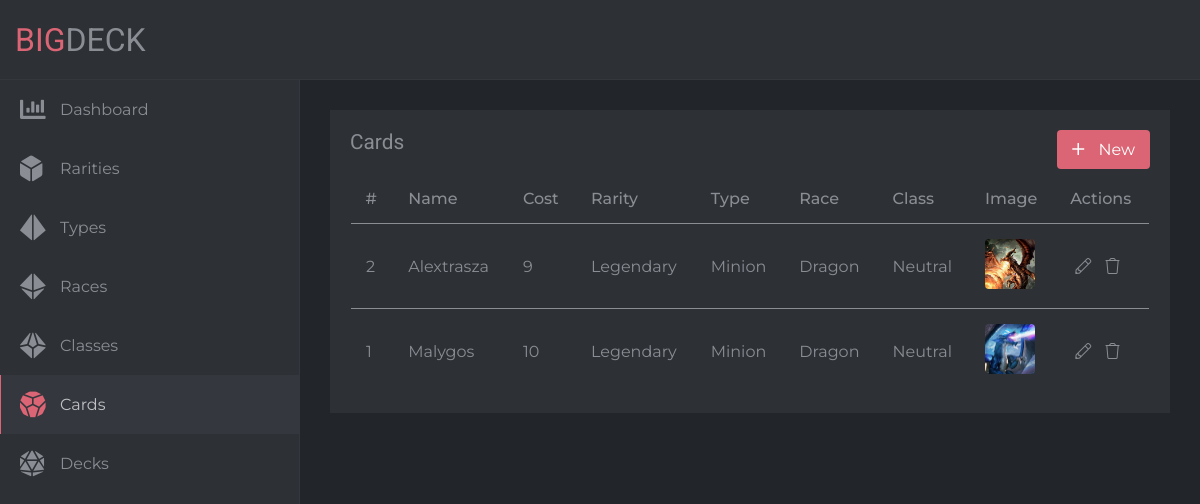
The app's page /website/bigdeck/index.php/cards with its own data.
### tables this page shows
CREATE TABLE `cards` (
  `id` int(11) NOT NULL,
  `name` varchar(255) NOT NULL,
  `cost` int(11) NOT NULL,
  `rarity_id` int(11) NOT NULL,
  `type_id` int(11) NOT NULL,
  `race_id` int(11) NOT NULL,
  `class_id` int(11) NOT NULL,
  `image` varchar(255) NOT NULL
);

CREATE TABLE `rarities` (
  `id` int(11) NOT NULL,
  `name` varchar(255) NOT NULL
);

CREATE TABLE `types` (
  `id` int(11) NOT NULL,
  `name` varchar(255) NOT NULL
);

CREATE TABLE `races` (
  `id` int(11) NOT NULL,
  `name` varchar(255) NOT NULL
);

CREATE TABLE `classes` (
  `id` int(11) NOT NULL,
  `name` varchar(255) NOT NULL
);

### website/bigdeck/application/controllers/Cards.php (called while the page is built, shortened)
<?php
class Cards extends MY_Controller
{
    public function __construct()
    {
        $this->load->model('Cards_model', 'cards');
        $this->load->model('Rarities_model', 'rarities');
        $this->load->model('Types_model', 'types');
        $this->load->model('Races_model', 'races');
        $this->load->model('Classes_model', 'classes');
    }
    public function index()
    {
        $data['cards'] = $this->cards->get();
        $this->load->view('structure/header');
        $this->load->view('cards/index', $data);
        $this->load->view('structure/footer');
    }
}

### website/bigdeck/index.php (called while the page is built, shortened)
<?php
require_once BASEPATH.'core/CodeIgniter.php';

### website/bigdeck/application/models/Cards_model.php (called while the page is built, shortened)
<?php
class Cards_model extends CI_Model
{
    public function get($id = null)
    {
        if ($id) {
            $query = $this->db->select('c.*, r.name AS rarity, t.name AS type, rc.name AS race, cl.name AS class')
            ->from('cards c')
            ->join('rarities r', 'c.rarity_id = r.id', 'LEFT')
            ->join('types t', 'c.type_id = t.id', 'LEFT')
            ->join('races rc', 'c.race_id = rc.id', 'LEFT')
            ->join('classes cl', 'c.class_id = cl.id', 'LEFT')
            ->where('c.id', $id)
            ->get();
            return $query->first_row();
        } else {
            $query = $this->db->select('c.*, r.name AS rarity, t.name AS type, rc.name AS race, cl.name AS class')
            ->from('cards c')
            ->join('rarities r', 'c.rarity_id = r.id', 'LEFT')
            ->join('types t', 'c.type_id = t.id', 'LEFT')
            ->join('races rc', 'c.race_id = rc.id', 'LEFT')
            ->join('classes cl', 'c.class_id = cl.id', 'LEFT')
            ->order_by('c.name', 'ASC')
            ->get();
            return $query->result();
        }
    }
}

### website/bigdeck/application/views/cards/index.php (the view)
<div class="row">
    <div class="col col-12">
        <div class="block primary">
            <div class="col full col-12">
                <div class="col full col-sm-8 col-10">
                    <h1 class="title normal">Cards</h1>
                </div>
                <div class="col full col-sm-4 col-2">
                    <a href="<?php echo base_url('cards/insert'); ?>" class="button icon red text small right">
                        <i class="fal fa-plus"></i>
                        New
                    </a>
                </div>
            </div>
            <table class="small text">
                <tr>
                    <th>#</th>
                    <th>Name</th>
                    <th>Cost</th>
                    <th>Rarity</th>
                    <th>Type</th>
                    <th>Race</th>
                    <th>Class</th>
                    <th>Image</th>
                    <th>Actions</th>
                </tr>
                <?php if ($cards) { ?>
                    <?php foreach ($cards as $card) { ?>
                        <tr>
                            <td><?php echo $card->id; ?></td>
                            <td><?php echo $card->name; ?></td>
                            <td><?php echo $card->cost; ?></td>
                            <td><?php echo $card->rarity; ?></td>
                            <td><?php echo $card->type; ?></td>
                            <td><?php echo $card->race; ?></td>
                            <td><?php echo $card->class; ?></td>
                            <td><img src="<?php echo base_url('assets/upload/images/' . $card->image); ?>" alt="<?php echo $card->name; ?>"></td>
                            <td class="actions">
                                <a href="<?php echo base_url('cards/update/' . $card->id); ?>">
                                    <i class="fal fa-pencil edit"></i>
                                </a>
                                <a href="<?php echo base_url('cards/delete/' . $card->id); ?>">
                                    <i class="fal fa-trash delete"></i>
                                </a>
                            </td>
                        </tr>
                    <?php } ?>
                <?php } else { ?>
                    <tr>
                        <td colspan="8">No data found...</td>
                    </tr>
                <?php } ?>
            </table>
        </div>
    </div>
</div>

### website/bigdeck/application/views/structure/header.php (shortened to what this page needs)
<!DOCTYPE html>
<html lang="en">
<head>
    <link rel="stylesheet"
        href="<?php echo base_url('./assets/css/grid.css'); ?>">
    <link rel="stylesheet"
        href="<?php echo base_url('./assets/css/text.css'); ?>">
    <link rel="stylesheet"
    href="<?php echo base_url('./assets/css/colors.css'); ?>">
    <link rel="stylesheet"
    href="<?php echo base_url('./assets/css/margins.css'); ?>">
    <link rel="stylesheet"
    href="<?php echo base_url('./assets/css/select.css'); ?>">
    <link rel="stylesheet"
    href="<?php echo base_url('./assets/css/style.css'); ?>">
    <link rel="stylesheet"
        href="<?php echo base_url('./assets/css/icons.css'); ?>">
</head>
<body class="secondary">
    <header class="primary">
        <div class="logo">
           <h1 class="title large no-margin"><strong class="text-red">BIG</strong>DECK</h1>
        </div>
        <div class="filler"></div>
    </header>
    <ul class="sidebar primary text small">
        <li class="<?php echo ($this->router->fetch_class() == 'home' ? 'active' : ''); ?>">
            <i class="fas fa-chart-bar medium"></i>
            <a href="<?php echo base_url(''); ?>">Dashboard</a>
        </li>
        <li class="<?php echo ($this->router->fetch_class() == 'rarities' ? 'active' : ''); ?>">
            <i class="fas fa-dice-d6 medium"></i>
            <a href="<?php echo base_url('rarities'); ?>">Rarities</a>
        </li>
        <li class="<?php echo ($this->router->fetch_class() == 'types' ? 'active' : ''); ?>">
            <i class="fas fa-dice-d4 medium"></i>
            <a href="<?php echo base_url('types'); ?>">Types</a>
        </li>
        <li class="<?php echo ($this->router->fetch_class() == 'races' ? 'active' : ''); ?>">
            <i class="fas fa-dice-d8 medium"></i>
            <a href="<?php echo base_url('races'); ?>">Races</a>
        </li>
        <li class="<?php echo ($this->router->fetch_class() == 'classes' ? 'active' : ''); ?>">
            <i class="fas fa-dice-d10 medium"></i>
            <a href="<?php echo base_url('classes'); ?>">Classes</a>
        </li>
        <li class="<?php echo ($this->router->fetch_class() == 'cards' ? 'active' : ''); ?>">
            <i class="fas fa-dice-d12 medium"></i>
            <a href="<?php echo base_url('cards'); ?>">Cards</a>
        </li>
        <li class="<?php echo ($this->router->fetch_class() == 'decks' ? 'active' : ''); ?>">
            <i class="fas fa-dice-d20 medium"></i>
            <a href="<?php echo base_url('decks'); ?>">Decks</a>
        </li>
    </ul>
    <div class="content">

### website/bigdeck/application/views/structure/footer.php (shortened to what this page needs)
</div>
</body>
</html>

### website/bigdeck/assets/css/grid.css (style rules this page uses)
.row { width: 100%; }
.row::after { content: ''; display: table; clear: both; }
.block { padding: 20px; }
.col { float: left; padding: 10px; }
.col.full { padding: 0; }
.col-12 { width: 100%; }
.col-10 { width: 83.33333333%; }
.col-2 { width: 16.66666667%; }

### website/bigdeck/assets/css/text.css (style rules this page uses)
.title, .text { color: #8a8d93; }
.title { font-family: 'Roboto', sans-serif; }
.text { font-family: 'Montserrat', sans-serif; }
h1.title { margin-bottom: 20px; }
h1.title.no-margin { margin-bottom: 0; }
.large { font-size: 2em; }
.medium { font-size: 1.6em; }
.normal { font-size: 1.3em; }
.small { font-size: 1em; }

### website/bigdeck/assets/css/colors.css (style rules this page uses)
.primary { background: #2D3035; }
.secondary { background: #22252A; }
.red { background: #DB6574; }
.text-red { color: #DB6574; }

### website/bigdeck/assets/css/style.css (style rules this page uses)
* { padding: 0; margin: 0; border: 0; outline: 0; color: inherit; text-decoration: none; box-sizing: border-box; -webkit-appearance: none; font: unset; }
.right { float: right; }
h1 strong { font-weight: unset; }
html, body { width: 100%; height: 100%; }
body { min-width: 320px; }
header { width: 100%; height: 80px; display: table; border-bottom: 1px solid #34373d; }
header > div { display: table-cell; vertical-align: middle; }
header .logo { width: 135px; padding: 0 15px; }
.content { width: calc(100% - 300px); padding: 20px; margin-left: 300px; }
.sidebar { width: 300px; height: calc(100% - 80px); max-height: calc(100% - 80px); list-style: none; border-right: 1px solid #34373d; position: absolute; top: 80px; left: 0; overflow-y: auto; }
.sidebar li { width: 100%; position: relative; transition: all .3s ease-in-out; }
.sidebar li.active, .sidebar li:hover { background: #34373D; color: #BFC1C4; }
.sidebar li.active::before { content: ''; height: 100%; position: absolute; left: 0; border-left: 1px solid #DB6574; }
.sidebar li.active i, .sidebar li:hover i { color: #DB6574; }
.sidebar li a { display: block; position: relative; padding: 20px 20px 20px 60px; }
.sidebar li i { position: absolute; top: 50%; left: 20px; transform: translate(0, -50%); transition: all .3s ease-in-out; }
.button { display: inline-block; padding: 10px 15px; border-radius: 4px; color: #FFFFFF; cursor: pointer; }
.button i { margin-right: 10px; }
table { width: 100%; padding: 20px; border-collapse: collapse; }
table tr { border-bottom: 1px solid; transition: background .3s ease-in-out; }
table tr:last-of-type { border-bottom: none; }
table tr th, table tr td { padding: 15px; text-align: left; }
table tr th { font-weight: 500; }
table tr td { transition: all .3s ease-in-out; }
table tr:not(:first-of-type) td:first-of-type { border-left: 1px solid transparent; }
table tr:not(:first-of-type) td:last-of-type { border-right: 1px solid transparent; }
table td img { width: 50px; height: 50px; object-fit: cover; object-position: top; border-radius: 4px; }
table tr td.actions a { margin: 0 5px; }
table tr td.actions i { transition: color .3s ease-in-out; }

### records on screen
cards: id "2", name "Alextrasza", cost "9", rarity.name "Legendary", type.name "Minion", race.name "Dragon", class.name "Neutral", image (picture)
cards: id "1", name "Malygos", cost "10", rarity.name "Legendary", type.name "Minion", race.name "Dragon", class.name "Neutral", image (picture)
